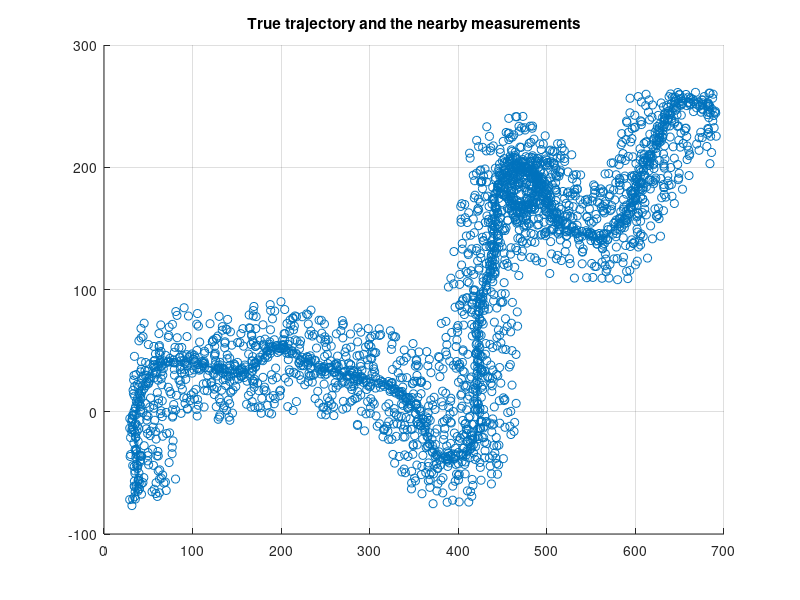

This figure's MATLAB source: (Note: this script raises an error after producing the figure.)
usePregen = true;
if usePregen
    load task5data.mat;
else
    %x0 = [0, 0, 1, 1, 0]';
    %P0 = diag([50, 50, 10, 10, pi/4].^2);
    % model parameters
    %qtrue = [0.25; pi/15].^2;
    %rtrue = 3^2;
    % sampling interval a lenght
    %K = 1000;
    %Ts = 0.1;
    % detection and false alarm
    %PDtrue = 0.9;
    %lambdatrue = 3e-4;
    %rng(10)% can be set for repeatability
    [Xgt, Z, a] = sampleCTtrack(K, Ts, x0, P0, qtrue, rtrue,PDtrue, lambdatrue);
end

% plot measurements close to the trajectory
plotMeasDist = 45;
figure(1); clf; hold on; grid on;
Zplotdata = [];
for k = 1:K
   toPlot = false(size(Z{k},2),1);
   for j = 1:size(Z{k}, 2)
        v = Z{k}(:, j) - Xgt(1:2, k);
        toPlot(j) = v' * v <= plotMeasDist^2;
   end
   Zplotdata = [Zplotdata, Z{k}(:, toPlot)];
end
set(gca, 'ColorOrderIndex', 2)
scatter(Zplotdata(1,:), Zplotdata(2,:));
set(gca, 'ColorOrderIndex', 1)
plot(Xgt(1,:),Xgt(2,:), 'LineWidth',1.5);
title('True trajectory and the nearby measurements')
%%
% play measurement movie. Remember that you can click the stop button.
%{
figure(4); clf; grid on;
set(gcf,'Visible','on')
plotpause = 0; % sets a pause in between time steps if it goes to fast
for k = 1:K
    scatter(Z{k}(1,:), Z{k}(2,:))
    title(sprintf('measurements at step %d', k))
    axis([0, 700, -100, 300])
    grid on;
    drawnow;
    pause(plotpause);
end
%}
%%
q = 6.5;
r = 10;

PD = 0.8;
lambda = 1e-3;
gatesize = 5^2;

model = discreteCVmodel(q, r);
ekf = EKF(model);
tracker = PDAF(ekf, lambda, PD, gatesize);

% allocate
xbar = zeros(4, K); % predicted mean
xhat = zeros(4, K); % updated mean
Pbar = zeros(4, 4, K); % predicted cov
Phat = zeros(4, 4, K); % updated cov
NEES = zeros(K, 1);
NEESpos = zeros(K, 1); 
NEESvel = zeros(K, 1);

% initialize
xbar(:, 1) = [Z{1}(:, a(1)); 0; 0]; % first true measurement
Pbar(:, : , 1) = [2*r*eye(2), zeros(2); % slightly overly uncertain position
                  zeros(2), 20^2*eye(2)]; % slightly overerly uncertain velocity

% estimate
for k = 1: K
    [xhat(:, k), Phat(:, :, k)] = tracker.update(Z {k}, xbar(:, k), Pbar(:, :, k));
    NEES(k) = ((xhat(:, k) - Xgt(1:4, k))' / squeeze(Phat(:, :, k))) * (xhat(:, k) - Xgt(1:4, k));
    NEESpos(k) = ((xhat(1:2, k) - Xgt(1:2, k))' / squeeze(Phat(1:2, 1:2, k))) * (xhat(1:2, k) - Xgt(1:2, k));
    NEESvel(k) = ((xhat(3:4, k) - Xgt(3:4, k))' / squeeze(Phat(3:4, 3:4, k))) * (xhat(3:4 ,k) - Xgt(3:4 ,k));
    if k < K
        [xbar(:, k + 1), Pbar(:, :, k + 1)] = tracker.predict(xhat(:, k), Phat(:, :, k), Ts);
    end
end



% calculate a performance metric
posRMSE = sqrt(mean(sum((xhat(1:2, :) - Xgt(1:2, :)).^2, 1))); % position RMSE
velRMSE = sqrt(mean(sum((xhat(3:4, :) - Xgt(3:4, :)).^2, 1))); % velocity RMSE

figure(2); clf; hold on; grid on;
plot(xhat(1, :), xhat(2, :));
plot(Xgt(1,:), Xgt(2,:));
title(sprintf('q = %f, r = %f, posRMSE = %f, velRMSE= %f',q, r, posRMSE, velRMSE));

figure(3); clf;
alpha = 0.05;
CI2 = chi2inv([alpha/2, 1 - alpha/2], 2);
CI4 = chi2inv([alpha/2, 1 - alpha/2], 4);

subplot(3,1,1); hold on; grid on;
plot(NEESpos);
plot([1, K],repmat(CI2, 2, 1), 'r--');
ylabel('NEES position')
inCIpos = mean((CI2(1) <= NEESpos) .* (NEESpos <= CI2(2))) * 100;  
title(sprintf('%.2f%% inside %.2f%% CI', inCIpos, (1- alpha) * 100));

subplot(3,1,2); hold on; grid on;
plot(NEESvel)
plot([1, K],repmat(CI2, 2, 1), 'r--');
ylabel('NEES velocity')
inCIvel = mean((CI2(1) <= NEESvel) .* (NEESvel <= CI2(2))) * 100;  
title(sprintf('%.2f%% inside %.2f%% CI', inCIpos, (1- alpha) * 100));

subplot(3,1,3); hold on; grid on;
plot(NEES)
plot([1, K],repmat(CI4, 2, 1), 'r--');
ylabel('NEES')
inCI = mean((CI4(1) <= NEES) .* (NEES <= CI4(2))) * 100;  
title(sprintf('%.2f%% inside %.2f%% CI', inCI, (1- alpha) * 100));

CI2K = chi2inv([0.025, 0.975], 2*K)/K
ANEESpos = mean(NEESpos)
ANEESvel = mean(NEESvel)
CI4K = chi2inv([alpha/2, 1 - alpha/2], 4*K)/K
ANEES = mean(NEES)

figure(4); clf;
subplot(2,1,1);
plot(sqrt(sum((xhat(1:2, :) - Xgt(1:2, :)).^2, 1)));
grid on;
ylabel('position error')
subplot(2,1,2);
plot(sqrt(sum((xhat(3:4, :) - Xgt(3:4, :)).^2, 1)));
grid on;
ylabel('velocity error')